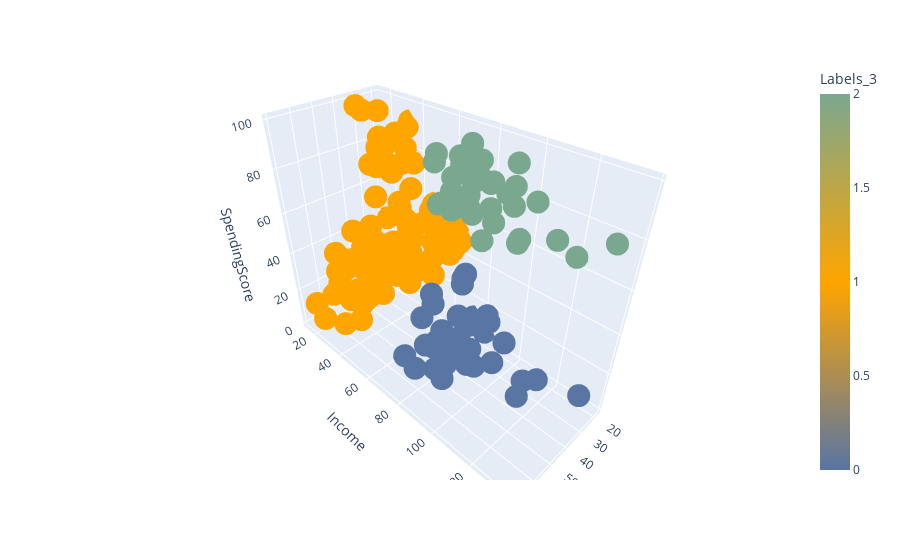

The notebook cell this image was saved under:
### Markdown cell above
**Завдання 11**

Зробити візуалізацію кластеризації методу К-середніх на вибраних Вами двох різних кількостях кластерів використовуючи [scatter_3d](https://plotly.com/python/3d-scatter-plots/).

### Code cell
fig = px.scatter_3d(X, x='Age', y='Income', z='SpendingScore', color=X['Labels_3'], color_continuous_scale=['#5975A4', 'orange', '#7AA88F'])
fig.show()

### Figure 1 — Plotly figure (JSON) as saved in the notebook; plotly's stock layout.template omitted (floating-point values rounded to 4 significant figures; data arrays with more than 128 entries replaced by an {"elided": "..."} marker saying what was removed)
{"data": [{"hovertemplate": "Age=%{x}<br>Income=%{y}<br>SpendingScore=%{z}<br>Labels_3=%{marker.color}<extra></extra>", "legendgroup": "", "marker": {"color": {"elided": "200 int values"}, "coloraxis": "coloraxis", "symbol": "circle"}, "mode": "markers", "name": "", "scene": "scene", "showlegend": false, "type": "scatter3d", "x": {"elided": "200 int values"}, "y": {"elided": "200 int values"}, "z": {"elided": "200 int values"}}], "layout": {"coloraxis": {"colorbar": {"title": {"text": "Labels_3"}}, "colorscale": [[0, "#5975A4"], [0.5, "orange"], [1, "#7AA88F"]]}, "legend": {"tracegroupgap": 0}, "margin": {"t": 60}, "scene": {"domain": {"x": [0, 1], "y": [0, 1]}, "xaxis": {"title": {"text": "Age"}}, "yaxis": {"title": {"text": "Income"}}, "zaxis": {"title": {"text": "SpendingScore"}}}}}
